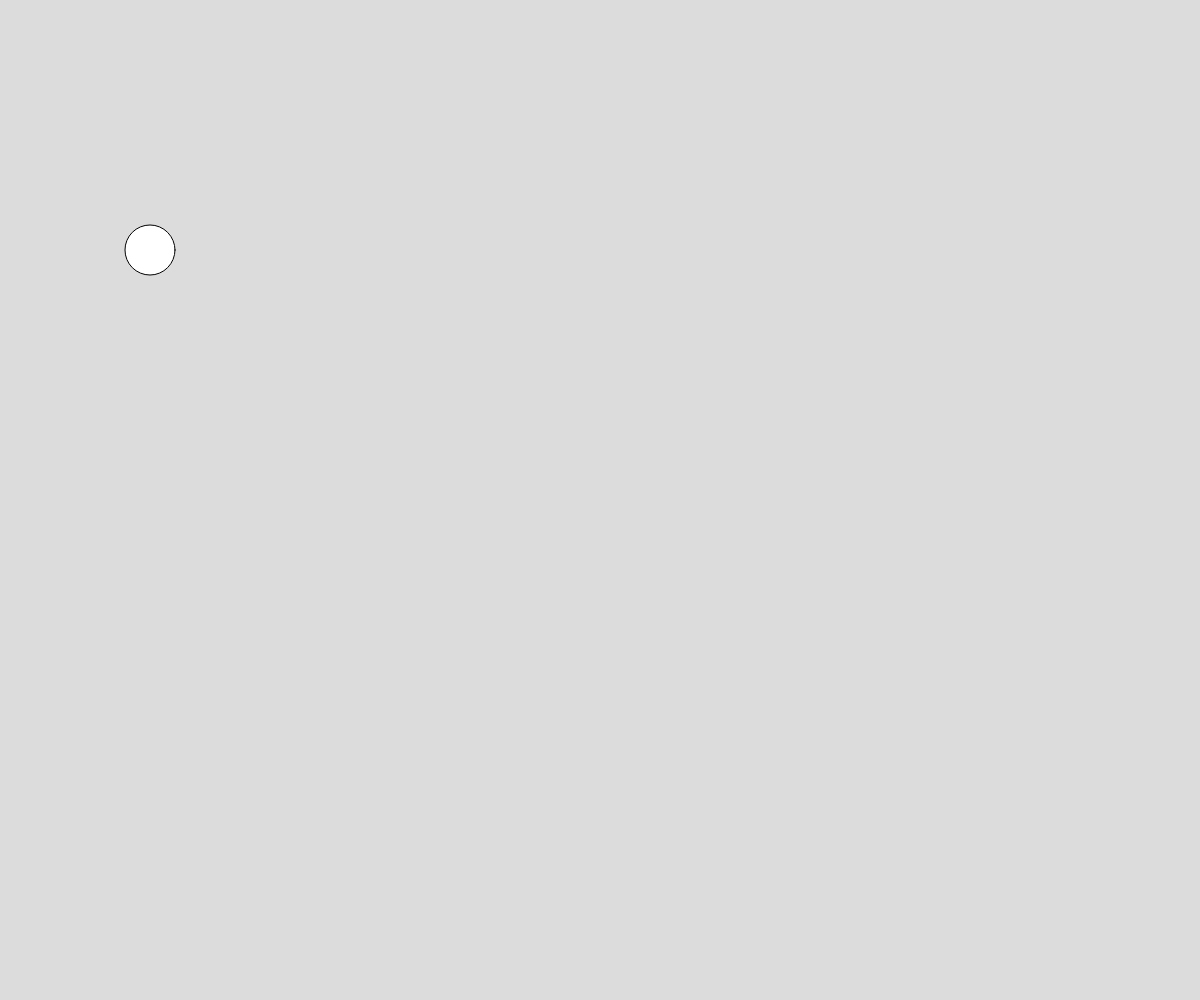
Frame 1 (no input)
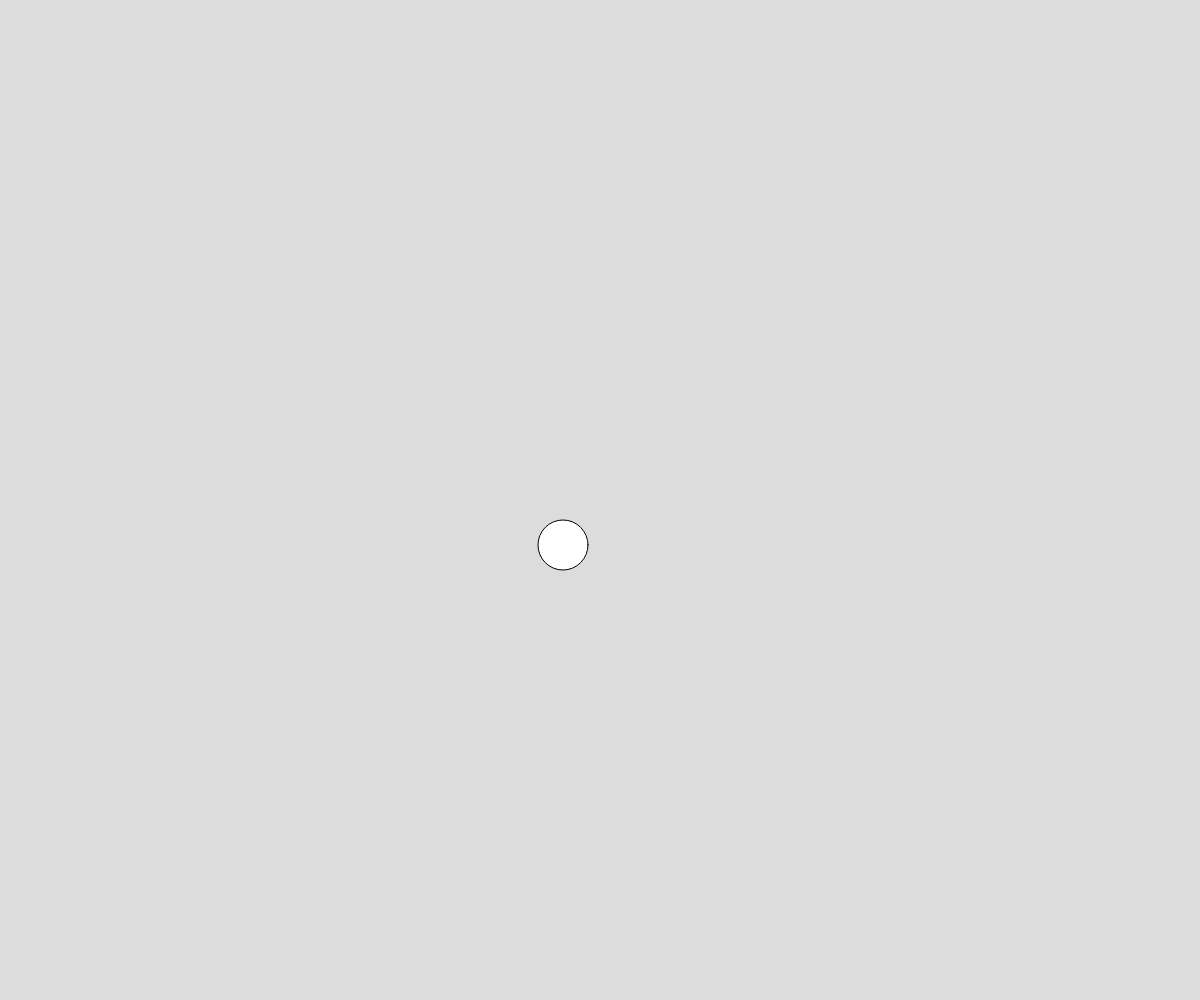
Frame 60 (no input)
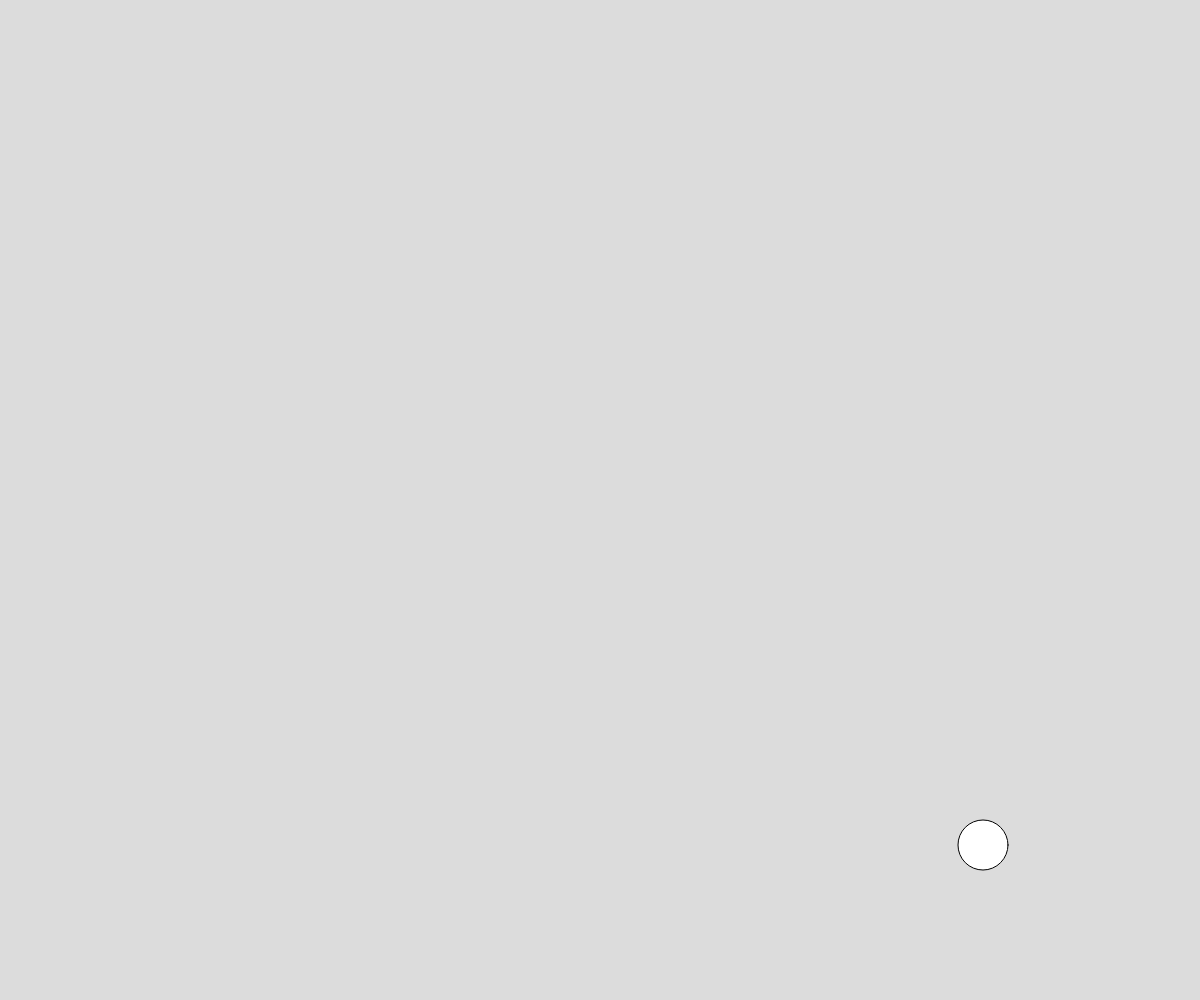
Frame 120 (the mouse pressed at the canvas centre since frame 60)

The p5.js sketch that drew these frames (run headless with seeded random() and noise() and a simulated clock; from frame 60 on, the mouse is pressed at the canvas centre):

// p5.js sketch
// ── sketch.js
let xPos = 150
let xSpeed = 7
let ySpeed = 5
let yPos = 250


function setup() {
  fill(52, 219, 235)
  createCanvas(windowWidth, windowHeight);
}


function draw() {
  background(220);
  
  let radius = 25
  let dia = radius * 2
  
  circle(xPos,yPos,dia);
  yPos += ySpeed 
  xPos += xSpeed
  
  let HitsRight = xPos + radius > width 
  let Hitsleft = xPos - radius < 0  
  if (Hitsleft||HitsRight) {
    
    fill("red")
  //den skal skifte retning
  xSpeed= -xSpeed
  }

  let Hitsbottem = yPos + radius > height 
  let Hitsloft = yPos - radius < 0
  if (Hitsloft||Hitsbottem) {
    fill("blue")
    ySpeed = -ySpeed
    }
}
